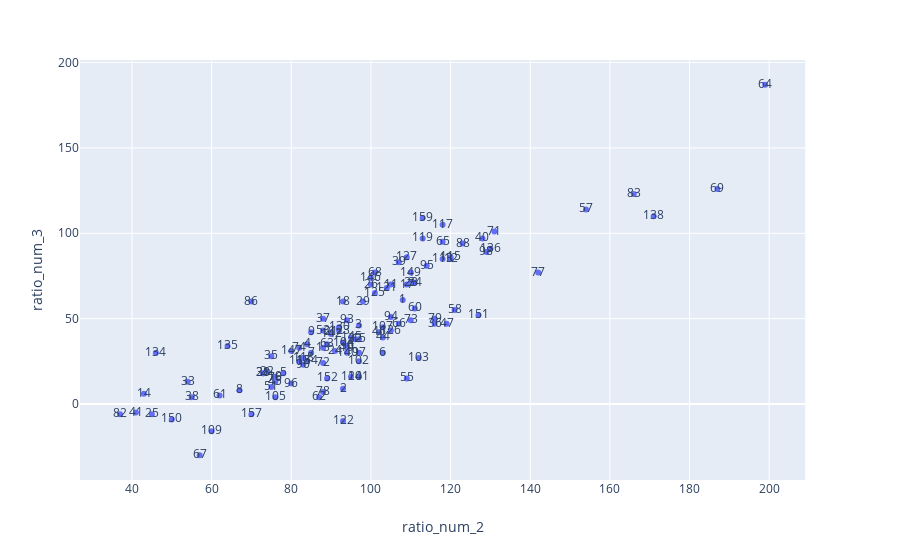

Notebook code for this chart:
### Code cell
px.scatter(kldf,x='ratio_num_2',y='ratio_num_3',text='cid')

### Figure 1 — Plotly figure (JSON) as saved in the notebook; plotly's stock layout.template omitted (floating-point values rounded to 4 significant figures)
{"data": [{"hoverlabel": {"namelength": 0}, "hovertemplate": "ratio_num_2=%{x}<br>ratio_num_3=%{y}<br>cid=%{text}", "legendgroup": "", "marker": {"color": "#636efa", "symbol": "circle"}, "mode": "markers+text", "name": "", "showlegend": false, "text": [1, 2, 3, 4, 5, 6, 7, 8, 9, 10, 11, 12, 13, 14, 15, 17, 18, 19, 21, 22, 23, 24, 25, 26, 28, 29, 30, 31, 32, 33, 34, 35, 36, 37, 38, 39, 40, 41, 44, 45, 46, 47, 51, 53, 55, 57, 58, 60, 61, 62, 63, 64, 65, 66, 67, 68, 69, 71, 72, 73, 74, 76, 77, 78, 79, 82, 83, 86, 88, 90, 93, 94, 95, 96, 97, 98, 101, 102, 103, 104, 105, 107, 109, 112, 113, 115, 117, 118, 119, 121, 122, 123, 124, 125, 126, 127, 130, 134, 135, 136, 138, 140, 142, 145, 146, 147, 149, 150, 151, 152, 154, 157, 159], "type": "scatter", "x": [108, 93, 97, 84, 78, 103, 85, 67, 85, 76, 105, 120, 88, 43, 97, 109, 93, 94, 90, 74, 110, 91, 45, 100, 73, 98, 94, 73, 96, 54, 111, 75, 116, 88, 55, 107, 128, 41, 103, 76, 102, 119, 75, 88, 109, 154, 121, 111, 62, 87, 89, 199, 118, 107, 57, 101, 187, 131, 88, 110, 82, 76, 142, 88, 116, 37, 166, 70, 123, 83, 94, 105, 114, 80, 97, 129, 97, 97, 112, 93, 76, 103, 60, 82, 118, 120, 118, 83, 113, 104, 93, 92, 95, 101, 105, 109, 92, 46, 64, 130, 171, 94, 90, 95, 100, 80, 110, 50, 127, 89, 84, 70, 113], "xaxis": "x", "y": [61, 9, 46, 35, 18, 30, 30, 8, 42, 16, 70, 85, 33, 6, 38, 70, 60, 33, 42, 19, 71, 31, -6, 70, 18, 60, 34, 18, 38, 13, 71, 28, 47, 50, 4, 83, 97, -5, 39, 13, 42, 47, 10, 43, 15, 114, 55, 56, 5, 4, 35, 187, 95, 47, -30, 77, 126, 101, 24, 49, 33, 15, 77, 7, 50, -6, 123, 60, 94, 23, 49, 51, 81, 12, 30, 89, 16, 25, 27, 36, 4, 45, -16, 25, 85, 86, 105, 27, 97, 68, -10, 43, 16, 65, 43, 86, 45, 30, 34, 91, 110, 30, 41, 39, 74, 31, 77, -9, 52, 15, 25, -6, 109], "yaxis": "y"}], "layout": {"autosize": true, "legend": {"tracegroupgap": 0}, "margin": {"t": 60}, "xaxis": {"anchor": "y", "autorange": true, "domain": [0, 0.98], "range": [27.05, 208.9], "title": {"text": "ratio_num_2"}, "type": "linear"}, "yaxis": {"anchor": "x", "autorange": true, "domain": [0, 1], "range": [-45.39, 202.4], "title": {"text": "ratio_num_3"}, "type": "linear"}}}
